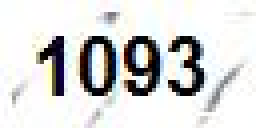
#> input picture GetCapchar.jpg, 64 x 32 px (shown 4 times larger)
$ python breaker.py
#> lines starting #> are read from the running program, lines starting #| are printed output that depends on the picture
from PIL import Image, ImageEnhance, ImageFilter
import pytesseract

path = 'GetCapchar.jpg'
img = Image.open(path)
#> img is the input picture: PIL image 64x32 RGB; mean R, G, B 215.8, 216.2, 215.2
img = img.convert('RGBA')
#> img: PIL image 64x32 RGBA
pix = img.load()
for y in range(img.size[1]):
    for x in range(img.size[0]):
        if pix[x, y][0] < 102 or pix[x, y][1] < 102 or pix[x, y][2] < 102:
            pix[x, y] = (0, 0, 0, 255)
        else:
            pix[x, y] = (255, 255, 255, 255)
img.save('temp.jpg')
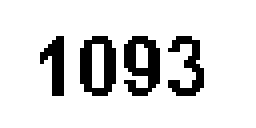
#> saved as temp.jpg: PIL image 64x32 RGBA (shown 4 times larger); mean R, G, B, A 219.5, 219.5, 219.5, 255
#> (the run stopped early here; a loop or call above may not have finished)

$ run again, with captcha.jpg copied over GetCapchar.jpg
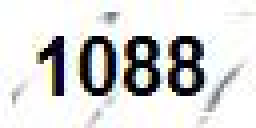
#> input picture captcha.jpg, 64 x 32 px (shown 4 times larger)
#> img is the input picture: PIL image 64x32 RGB; mean R, G, B 213.1, 213.5, 212.4
#> img: PIL image 64x32 RGBA
#> `img.save('temp.jpg')`:
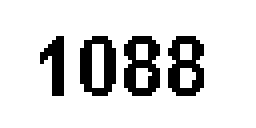
#> saved as temp.jpg: PIL image 64x32 RGBA (shown 4 times larger); mean R, G, B, A 216.5, 216.5, 216.5, 255
